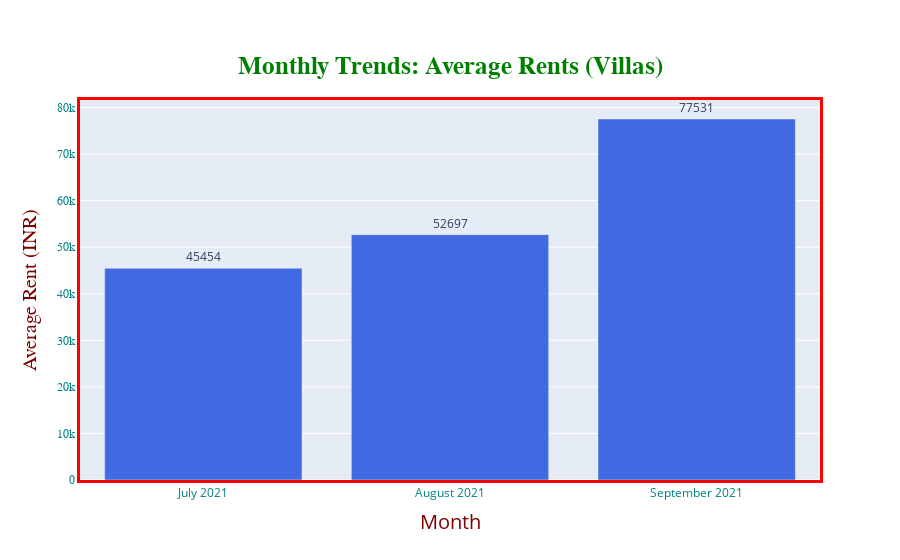

Notebook source saved alongside this figure:
### Code cell
df1['date_posted'] = pd.to_datetime(df['date_posted'], format='%Y-%m-%d')
mean_list = []

for i in range(7,10):
    filt = (df1['date_posted'].dt.month==i)
    df_new = df1.loc[filt]
    mean_list.append(df_new['price'].mean())

mean_list = list(map(int,mean_list))    
mean_names = ['July 2021', 'August 2021','September 2021']

fig = go.Figure()

fig.add_trace(go.Bar(
    x= mean_names,
    y= mean_list,
    name='Average Rent Value',
    marker_color='RoyalBlue',
    text=mean_list)
             )

fig.update_traces(textposition='outside')

fig.update_layout(title_text="<b>Monthly Trends: Average Rents (Villas)</b>",
                 title_font_size=25,
                 title_font_color='green',
                 title_font_family='Titillium Web',
                 title_x=0.5,
                 title_y=0.90,
                 title_xanchor='center',
                 title_yanchor='top'
                 )

fig.update_xaxes(
        color='teal',
        title_text='Month',
        title_font_family='Open Sans',
        title_font_size=20,
        title_font_color='maroon',
        title_standoff = 15,
        tickmode='auto',
        nticks=48,
        linecolor='red',
        linewidth=3,
        mirror=True)

fig.update_yaxes(
        color='Teal',
        title_text='Average Rent (INR)',
        title_font_family='Droid Sans',
        title_font_size=20,
        title_font_color='maroon',
        title_standoff = 15,
        tickfont_family='Arial',
        linecolor='red',
        linewidth=3,
        mirror = True)

### Figure 1 — Plotly figure (JSON) as saved in the notebook; plotly's stock layout.template omitted (floating-point values rounded to 4 significant figures)
{"data": [{"marker": {"color": "RoyalBlue"}, "name": "Average Rent Value", "text": ["45454", "52697", "77531"], "textposition": "outside", "type": "bar", "x": ["July 2021", "August 2021", "September 2021"], "y": [45454, 52697, 77531]}], "layout": {"title": {"font": {"color": "green", "family": "Titillium Web", "size": 25}, "text": "<b>Monthly Trends: Average Rents (Villas)</b>", "x": 0.5, "xanchor": "center", "y": 0.9, "yanchor": "top"}, "xaxis": {"color": "teal", "linecolor": "red", "linewidth": 3, "mirror": true, "nticks": 48, "tickmode": "auto", "title": {"font": {"color": "maroon", "family": "Open Sans", "size": 20}, "standoff": 15, "text": "Month"}}, "yaxis": {"color": "Teal", "linecolor": "red", "linewidth": 3, "mirror": true, "tickfont": {"family": "Arial"}, "title": {"font": {"color": "maroon", "family": "Droid Sans", "size": 20}, "standoff": 15, "text": "Average Rent (INR)"}}}}
